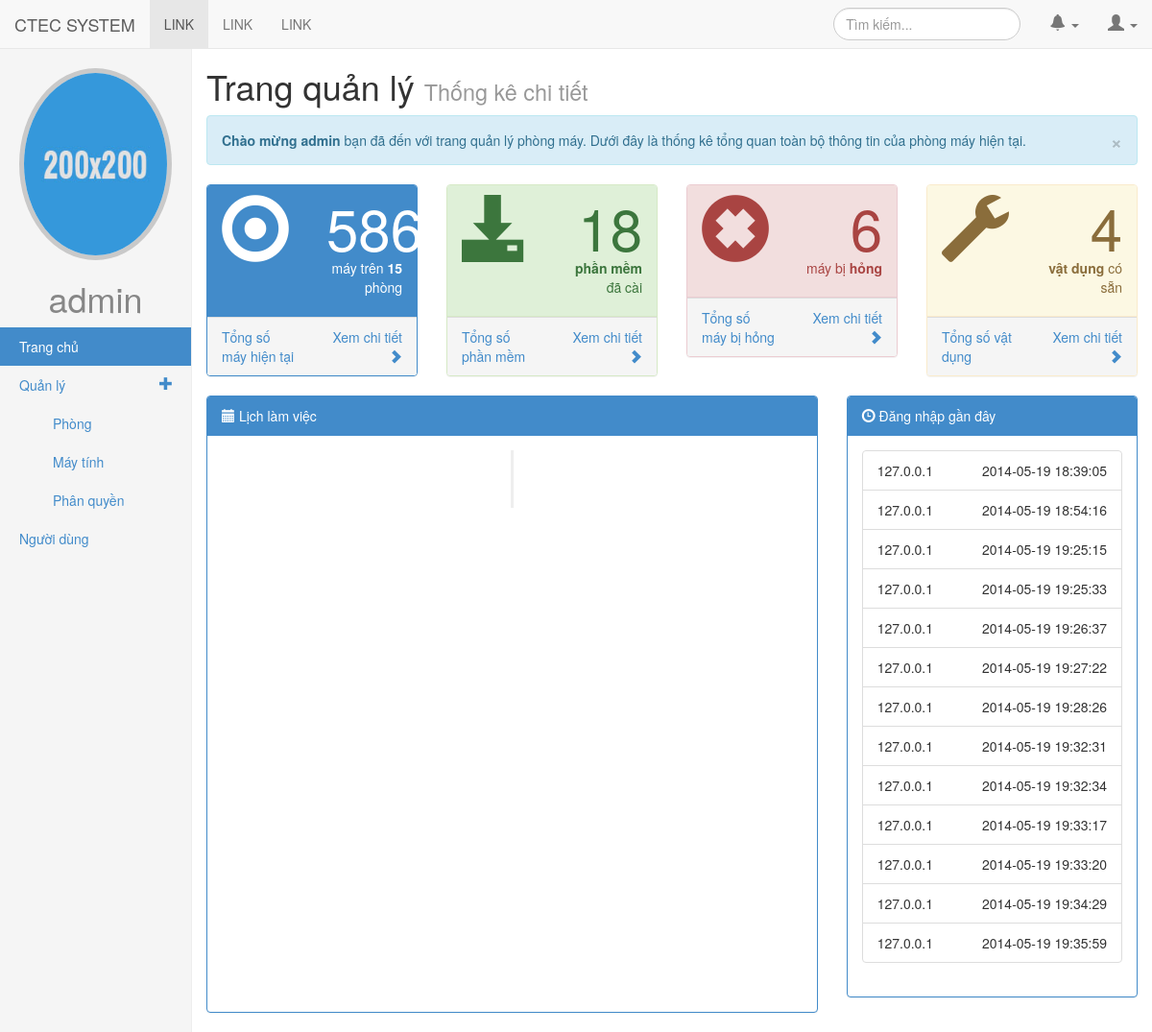
/admin.php (signed in), run on the app's committed database.
### tables this page shows
CREATE TABLE IF NOT EXISTS `log_ip` (
  `AUTONUM` int(10) NOT NULL AUTO_INCREMENT,
  `IDNUM` int(10) NOT NULL,
  `IP` varchar(100) NOT NULL,
  `ngay` datetime NOT NULL,
  PRIMARY KEY (`AUTONUM`)
);

### include/globalfunction.php (called while the page is built, shortened)
<?php
function sql_query($query)
{
    return mysql_query($query);
}
?>

### include/function.php (called while the page is built, shortened)
<?php
include_once("globalfunction.php");
function curuser(){
    $res = sql_query("Select *
                      FROM users
                      where username = '".$_COOKIE['username']."'
                      limit 1");
    if(mysql_num_rows($res)>0){
        $arr = mysql_fetch_assoc($res);
        if (isset($arr['IDNUM'])) {
            return $arr['IDNUM'];
        }
    }
}
?>

### admin.php (the view, shortened to what this page needs)
<?php
include_once("include/function.php");
?>
<!DOCTYPE html>
<html lang="en">
<head>
    <link href="css/bootstrap.min.css" rel="stylesheet">
    <link rel="stylesheet" type="text/css" href="css/admin.css">
    <link rel="stylesheet" href="css/morris-0.4.3.min.css">
    <link rel="stylesheet" href="css/timeline/timeline.css">
<body>
<div class="navbar navbar-default navbar-fixed-top" role="navigation">
    <div class="navbar-header">
        <a class="navbar-brand" href="#">CTEC SYSTEM</a>
    </div>
    <div class="collapse navbar-collapse navbar-ex1-collapse">
        <ul class="nav navbar-nav">
            <li class="active"><a href="#">LINK</a></li>
            <li><a href="#">LINK</a></li>
            <li><a href="#">LINK</a></li>
        </ul>
        <ul class="nav navbar-nav navbar-right container-fluid">
            <li>
                <form class="navbar-form" role="search">
                    <div class="form-group">
                        <input type="text" class="form-control" placeholder="Tìm kiếm..." style="border-radius: 30px;">
                    </div>
                </form>
            </li>
            <li class="dropdown">
                <a href="#" class="dropdown-toggle" data-toggle="dropdown">
                    <span class="glyphicon glyphicon-bell"></span>
                    <b class="caret"></b>
                </a>
            </li>
            <li class="dropdown">
                <a href="#" class="dropdown-toggle" data-toggle="dropdown">
                    <span class="glyphicon glyphicon-user"><?php  ?></span>
                    <b class="caret"></b>
                </a>
            </li>
        </ul>
    </div>
</div>
<div class="container-fluid" id="main_content">
<div class="row">
<div class="col-md-2 sidebar">
    <div class="row">
        <div class="col-md-12">
            <div class="img-circle" id="avatar">
                <img alt="My Avatar" src="images/avatar.jpg" class="center-block img-circle img-responsive">
            </div>
            <p>
            <h1 class="text-center" style="color: #878787;"><?php echo $_COOKIE['username'] ?></h1>
            </p>
        </div>
    </div>
    <ul id="menu" class="nav nav-sidebar">
        <li class="active">
            <a href="admin.php">Trang chủ</a>
        </li>
        <li>
            <a href="#">Quản lý <span class="glyphicon glyphicon-plus pull-right"></span></a>
            <ul class="list-unstyled nav">
                <li><a href="phong.php">Phòng</a></li>
                <li><a href="may.php">Máy tính</a></li>
                <li><a href="phanquyen.php">Phân quyền</a></li>
            </ul>
        </li>
        <li><a href="setting.html">Người dùng</a></li>
    </ul>
</div>
<div class="col-md-10 col-md-offset-2" id="main_primary">
<div class="row">
    <div class="col-md-12">
        <h1>Trang quản lý
            <small>Thống kê chi tiết</small>
        </h1>
        <div class="alert alert-info fade in">
            <button type="button" class="close" data-dismiss="alert" aria-hidden="true">&times;</button>
            <strong>Chào mừng <?php echo $_COOKIE['username'] ?></strong> bạn đã đến với trang quản lý phòng máy. Dưới đây là thống kê tổng quan toàn bộ thông tin của phòng máy hiện tại.
        </div>
    </div>
</div>
<div class="row">
    <div class="col-md-3">
        <div class="panel panel-primary">
            <div class="panel-heading">
                <div class="row">
                    <div class="col-md-6">
                        <span class="glyphicon glyphicon-record"></span>
                    </div>
                    <div class="col-md-6 text-right">
                        <h2><?php
                                $res = mysql_query("select * from maytinh");
                                echo(mysql_num_rows($res));
                            ?></h2>
                        <p>máy trên <strong><?php
                                $res = mysql_query("select * from qlphong");
                                echo(mysql_num_rows($res));
                                ?></strong> phòng</p>
                    </div>
                </div>
            </div>
            <div class="panel-footer">
                <div class="row">
                    <div class="col-md-6">
                        Tổng số máy hiện tại
                    </div>
                    <div class="col-md-6 text-right">
                        <a href="may.php">Xem chi tiết
                            <span class="glyphicon glyphicon-chevron-right"></span>
                        </a>
                    </div>
                </div>
            </div>
        </div>
    </div>
    <div class="col-md-3">
        <div class="panel panel-success">
            <div class="panel-heading">
                <div class="row">
                    <div class="col-md-6">
                        <span class="glyphicon glyphicon-download-alt"></span>
                    </div>
                    <div class="col-md-6 text-right">
                        <h2><?php
                            $res = mysql_query("select * from software");
                            echo(mysql_num_rows($res));
                            ?></h2>
                        <p><strong>phần mềm</strong> đã cài</p>
                    </div>
                </div>
            </div>
            <div class="panel-footer">
                <div class="row">
                    <div class="col-md-6">
                        Tổng số phần mềm
                    </div>
                    <div class="col-md-6 text-right">
                        <a href="may.php">Xem chi tiết
                            <span class="glyphicon glyphicon-chevron-right"></span>
                        </a>
                    </div>
                </div>
            </div>
        </div>
    </div>
    <div class="col-md-3">
        <div class="panel panel-danger">
            <div class="panel-heading">
                <div class="row">
                    <div class="col-md-6">
                        <span class="glyphicon glyphicon-remove-sign"></span>
                    </div>
                    <div class="col-md-6 text-right">
                        <h2><?php
                            $res = mysql_query("select * from maytinh_tinhtrang where ngaysua IS NULL ");
                            echo(mysql_num_rows($res));
                            ?></h2>
                        <p>máy bị <strong>hỏng</strong></p>
                    </div>
                </div>
            </div>
            <div class="panel-footer">
                <div class="row">
                    <div class="col-md-6">
                        Tổng số máy bị hỏng
                    </div>
                    <div class="col-md-6 text-right">
                        <a href="may.php">Xem chi tiết
                            <span class="glyphicon glyphicon-chevron-right"></span>
                        </a>
                    </div>
                </div>
            </div>
        </div>
    </div>
    <div class="col-md-3">
        <div class="panel panel-warning">
            <div class="panel-heading">
                <div class="row">
                    <div class="col-md-6">
                        <span class="glyphicon glyphicon-wrench"></span>
                    </div>
                    <div class="col-md-6 text-right">
                        <h2><?php
                            $res = mysql_query("select * from vatdung");
                            echo(mysql_num_rows($res));
                            ?></h2>
                        <p><strong>vật dụng</strong> có sẵn</p>
                    </div>
                </div>
            </div>
            <div class="panel-footer">
                <div class="row">
                    <div class="col-md-6">
                        Tổng số vật dụng
                    </div>
                    <div class="col-md-6 text-right">
                        <a href="#">Xem chi tiết
                            <span class="glyphicon glyphicon-chevron-right"></span>
                        </a>
                    </div>
                </div>
            </div>
        </div>
    </div>
</div>
<div class="row">
    <div class="col-md-8">
        <div class="panel panel-primary" id="lichlamviec">
            <div class="panel-heading">
                <span class="glyphicon glyphicon-calendar"></span> Lịch làm việc
            </div>
            <div class="panel-body">
                <ul class="timeline">
                </ul>
            </div>
        </div>
    </div>
    <div class="col-md-4">
        <div class="panel-group">
            <div class="panel panel-primary">
                <div class="panel-heading">
                    <span class="glyphicon glyphicon-time"></span> Đăng nhập gần đây
                </div>
                <div class="panel-collapse collapse in">
                    <div class="panel-body">
                        <ul class="list-group table-hover">
                            <?php
                                $res = mysql_query("SELECT * FROM `log_ip` WHERE `IDNUM` =".curuser()." limit 13");
                                if(mysql_num_rows($res)>0){
                                    while($arr = mysql_fetch_assoc($res)){
                                        echo("<li class=\"list-group-item\">$arr[IP] <span class=\"pull-right\">$arr[ngay]</span></li>");
                                    }
                                }
                            ?>
                        </ul>
                    </div>
                </div>
            </div>
        </div>
    </div>
</div>
</div>
</div>
</div>
</body>
</html>

### css/admin.css (style rules this page uses)
body { padding-top: 50px; }
ul.navbar-right li a span.glyphicon { font-size: 17px; }
#avatar img { width: 200px; height: 200px; border: 5px solid #c9c9c9; }
#main_content .sidebar { background-color: #f5f5f5; border-right: 1px solid #eee; position: fixed; top: 51px; bottom: 0px; left: 0px; display: block; padding: 20px; z-index: 1000; overflow-x: hidden; }
.nav-sidebar { margin-right: -21px; margin-bottom: 20px; margin-left: -20px; }
.nav-sidebar > li > a { padding-right: 20px; padding-left: 20px; }
.nav-sidebar > .active > a { color: #fff; background-color: #428bca; }
.nav-sidebar > li > ul { padding-left: 40px; }
.panel-heading .row .col-md-6 .glyphicon { font-size: 70px; }
.panel .row .col-md-6 h2 { font-size: 60px; margin: 0px; }
.panel-footer .row .col-md-6 { color: #428bca; }
#lichlamviec .panel-body { height: 600px; overflow-y: auto; }

### css/timeline/timeline.css (style rules this page uses)
.timeline { position: relative; padding: 20px 0 20px; list-style: none; }
.timeline:before { content: " "; position: absolute; top: 0; bottom: 0; left: 50%; width: 3px; margin-left: -1.5px; background-color: #eeeeee; }

### data on the page
log_ip: IP "127.0.0.1", ngay "2014-05-19 18:39:05"
log_ip: IP "127.0.0.1", ngay "2014-05-19 18:54:16"
log_ip: IP "127.0.0.1", ngay "2014-05-19 19:25:15"
log_ip: IP "127.0.0.1", ngay "2014-05-19 19:25:33"
log_ip: IP "127.0.0.1", ngay "2014-05-19 19:26:37"
log_ip: IP "127.0.0.1", ngay "2014-05-19 19:27:22"
log_ip: IP "127.0.0.1", ngay "2014-05-19 19:28:26"
log_ip: IP "127.0.0.1", ngay "2014-05-19 19:32:31"
log_ip: IP "127.0.0.1", ngay "2014-05-19 19:32:34"
log_ip: IP "127.0.0.1", ngay "2014-05-19 19:33:17"
log_ip: IP "127.0.0.1", ngay "2014-05-19 19:33:20"
log_ip: IP "127.0.0.1", ngay "2014-05-19 19:34:29"
log_ip: IP "127.0.0.1", ngay "2014-05-19 19:35:59"

### other printed values
$_COOKIE['username'] "admin"
mysql_num_rows($res) "586"
mysql_num_rows($res) "15"
mysql_num_rows($res) "18"
mysql_num_rows($res) "6"
mysql_num_rows($res) "4"
